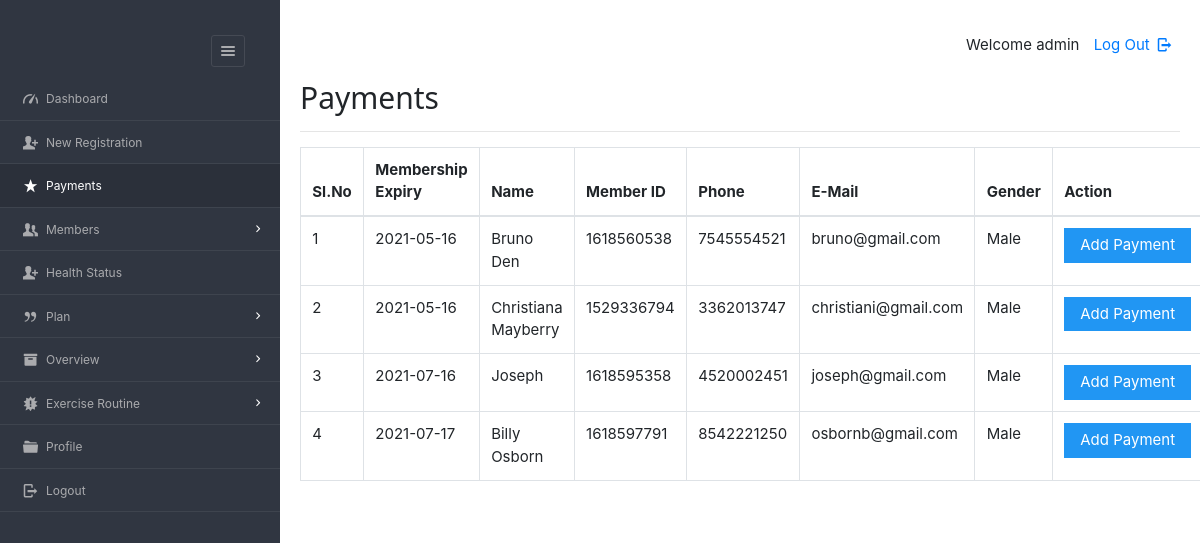
The app's page /dashboard/admin/payments.php (signed in) with its own data.
### tables this page shows
CREATE TABLE `users` (
  `userid` varchar(20) NOT NULL,
  `username` varchar(40) NOT NULL,
  `gender` varchar(8) NOT NULL,
  `mobile` varchar(20) NOT NULL,
  `email` varchar(20) NOT NULL,
  `dob` varchar(10) NOT NULL,
  `joining_date` varchar(10) NOT NULL
);

CREATE TABLE `enrolls_to` (
  `et_id` int(5) NOT NULL,
  `pid` varchar(8) NOT NULL,
  `uid` varchar(20) NOT NULL,
  `paid_date` varchar(15) DEFAULT NULL,
  `expire` varchar(15) DEFAULT NULL,
  `renewal` varchar(15) DEFAULT NULL
);

### dashboard/admin/payments.php (the view, shortened to what this page needs)
<?php
require '../../include/db_conn.php';
?>
<!DOCTYPE html>
<html lang="en">
<head>
    <link rel="stylesheet" href="../../css/style.css"  id="style-resource-5">
    <link rel="stylesheet" href="../../css/dashMain.css">
    <link rel="stylesheet" type="text/css" href="../../css/entypo.css">
    <link href="a1style.css" type="text/css" rel="stylesheet">
	<link rel="stylesheet" href="https://stackpath.bootstrapcdn.com/bootstrap/4.3.1/css/bootstrap.min.css">
</head>
      <body class="page-body  page-fade" onload="collapseSidebar()">
    	<div class="page-container sidebar-collapsed" id="navbarcollapse">
		<div class="sidebar-menu">
			<header class="logo-env">
					<div class="sidebar-collapse" onclick="collapseSidebar()">
				<a href="#" class="sidebar-collapse-icon with-animation">
					<i class="entypo-menu"></i>
				</a>
			</div>
			</header>
    		<?php include('nav.php'); ?>
    	</div>
    		<div class="main-content">
				<div class="row">
					<div class="col-md-6 col-sm-8 clearfix">
					</div>
					<div class="col-md-6 col-sm-4 clearfix hidden-xs">
						<ul class="list-inline links-list pull-right">
							<li>Welcome <?php echo $_SESSION['full_name']; ?>
							</li>
							<li>
								<a href="logout.php">
									Log Out <i class="entypo-logout right"></i>
								</a>
							</li>
						</ul>
					</div>
				</div>
		<h2>Payments</h2>
		<hr />
		<table class="table table-bordered datatable" id="table-1" border=1>
			<thead>
				<tr>
					<th>Sl.No</th>
					<th>Membership Expiry</th>
					<th>Name</th>
					<th>Member ID</th>
					<th>Phone</th>
					<th>E-Mail</th>
					<th>Gender</th>
					<th>Action</th>
				</tr>
			</thead>
				<tbody>
				<?php
					$query  = "select * from enrolls_to where renewal='yes' ORDER BY expire";
					$result = mysqli_query($con, $query);
					$sno    = 1;
					if (mysqli_affected_rows($con) != 0) {
					    while ($row = mysqli_fetch_array($result, MYSQLI_ASSOC)) {
					        $uid   = $row['uid'];
					        $planid=$row['pid'];
					        $query1  = "select * from users WHERE userid='$uid'";
					        $result1 = mysqli_query($con, $query1);
					        if (mysqli_affected_rows($con) == 1) {
					            while ($row1 = mysqli_fetch_array($result1, MYSQLI_ASSOC)) {
					                 echo "<tr><td>".$sno."</td>";
					                echo "<td>" . $row['expire'] . "</td>";
					                echo "<td>" . $row1['username'] . "</td>";
					                echo "<td>" . $row1['userid'] . "</td>";
					                echo "<td>" . $row1['mobile'] . "</td>";
					                echo "<td>" . $row1['email'] . "</td>";
					                echo "<td>" . $row1['gender'] . "</td>";
					                $sno++;
					                echo "<td><form action='make_payments.php' method='post'><input type='hidden' name='userID' value='" . $uid . "'/>
					                <input type='hidden' name='planID' value='" . $planid . "'/><input type='submit' class='a1-btn a1-blue' value='Add Payment ' class='btn btn-info'/></form></td></tr>";
					                $uid = 0;
					            }
					        }
					    }
					}
					?>
				</tbody>
		</table>
    	</div>
    </body>
</html>

### css/style.css (style rules this page uses)
html { font-size: 62.5%; font-family: sans-serif; }
div { display: block; }
body { font-family: "Noto Sans", sans-serif, "Helvetica Neue", Helvetica, Arial, sans-serif; font-size: 12px; line-height: 1.428571429; display: block; margin: 0; }
*, *:before, *:after { box-sizing: border-box; }
a { text-decoration: none; background: transparent; }
input, button, select, textarea { font-family: inherit; font-size: inherit; line-height: inherit; }
button, input { line-height: normal; }
button, input, select, textarea { font-family: inherit; font-size: 100%; margin: 0; }
input { background-color: white; cursor: text; padding: 1px; border-width: 2px; border-style: inset; border-color: initial; border-image: initial; }
input, textarea, select, button { text-rendering: auto; color: initial; letter-spacing: normal; word-spacing: normal; text-transform: none; text-indent: 0px; text-shadow: none; display: inline-block; text-align: start; margin: 0em; font: 400 13.3333px Arial; }
button, html input[type="button"], input[type="reset"], input[type="submit"] { cursor: pointer; }
a { color: #373e4a; text-decoration: none; }
a { background: transparent; }
a { color: #373e4a; }
.page-container { position: relative; padding-left: 280px; }
.page-container .sidebar-menu { position: absolute; width: 280px; top: 0; left: 0; bottom: 0; background: #303641; color: #aaabae; z-index: 1; min-height: 796px; box-sizing: border-box; }
.page-container .sidebar-menu .logo-env { width: 100%; padding: 35px; padding-bottom: 10px; box-sizing: border-box; }
.page-container .sidebar-menu .logo-env:before, .page-container .sidebar-menu .logo-env:after { content: " "; display: table; }
.page-container .sidebar-menu .logo-env > div { display: block; vertical-align: middle; white-space: nowrap; float: left; }
.page-container .sidebar-menu .logo-env > div > a { display: inline-block; color: #aaabae; }
.page-container .sidebar-menu .logo-env > div.sidebar-collapse, .page-container .sidebar-menu .logo-env > div.sidebar-mobile-menu { position: relative; float: right; }
.page-container .sidebar-menu .logo-env > div.sidebar-collapse a, .page-container .sidebar-menu .logo-env > div.sidebar-mobile-menu a { display: inline-block; border: 1px solid #454a54; text-align: center; padding: 0; line-height: 1; font-size: 20px; font-weight: 300; padding: 5px 2px; background-clip: padding-box; border-radius: 3px; transition: all 200ms ease-in-out; }
.page-container .sidebar-menu .logo-env:after { clear: both; }
ul, ol { margin-top: 0; margin-bottom: 8.5px; }
ul, menu, dir { display: block; list-style-type: disc; }
li { display: list-item; }
i, cite, em, var, address, dfn { font-style: italic; }

### css/entypo.css (style rules this page uses)
[class^="entypo-"]:before, [class*=" entypo-"]:before { font-family: "entypo"; font-style: normal; font-weight: normal; speak: none; display: inline-block; text-decoration: inherit; width: 1em; margin-right: .2em; text-align: center; font-variant: normal; text-transform: none; line-height: 1em; margin-left: .2em; }
.entypo-menu:before { content: '\e811'; }
.entypo-logout:before { content: '\e85d'; }

### records on screen
enrolls_to: expire "2021-05-16"
users: username "Bruno Den", userid "1618560538", mobile "7545554521", email "bruno@gmail.com", gender "Male"
enrolls_to: expire "2021-05-16"
users: username "Christiana Mayberry", userid "1529336794", mobile "3362013747", email "christiani@gmail.com", gender "Male"
enrolls_to: expire "2021-07-16"
users: username "Joseph", userid "1618595358", mobile "4520002451", email "joseph@gmail.com", gender "Male"
enrolls_to: expire "2021-07-17"
users: username "Billy Osborn", userid "1618597791", mobile "8542221250", email "osbornb@gmail.com", gender "Male"

### other values on screen
$_SESSION['full_name'] "admin"
